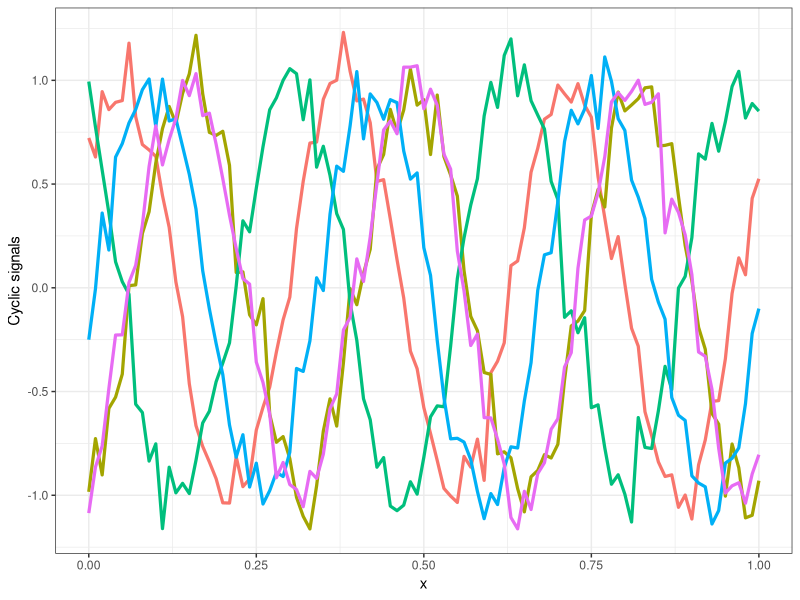
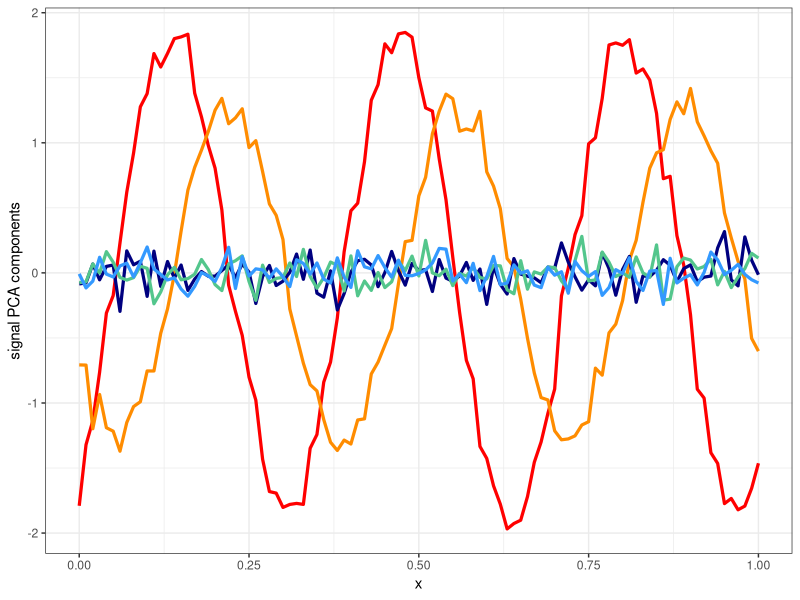
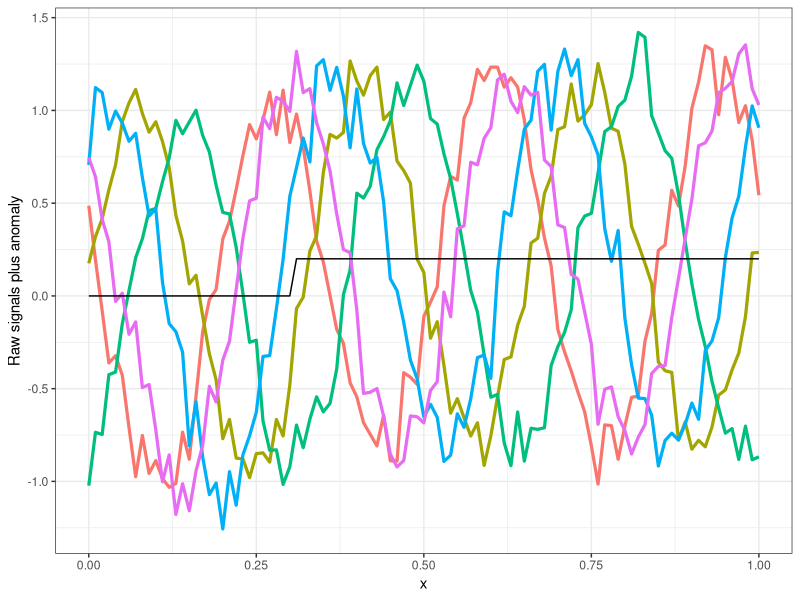
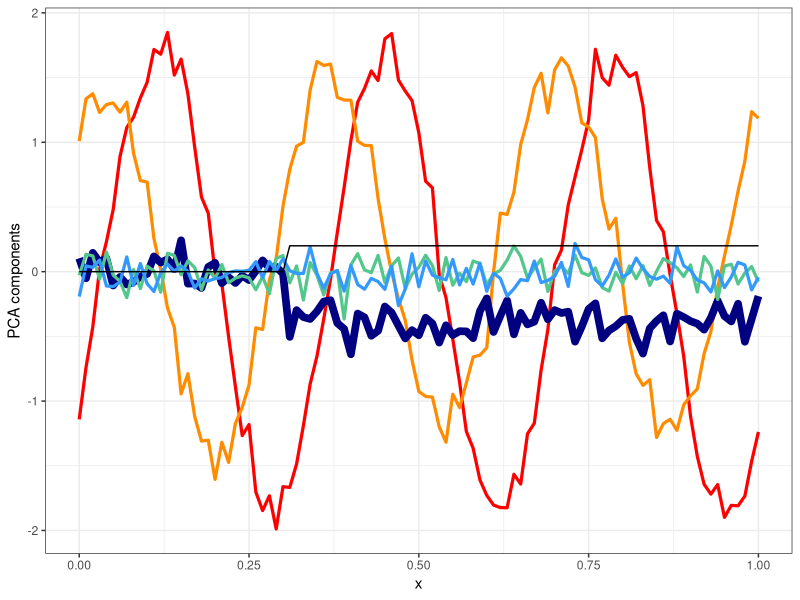

Generate these figures, in order, with R:
# PCA - anomaly detection example
# Showing detection of a common anomaly among multiple time-series
# variables with common cyclic behavior, as isolated by top PCA components
# (c) John Mark Agosta, 14 Dec 2020

library(ggplot2)    # Graphics
library(scales)     # hue_pal - used for color palettes

### Constants #################################################
# Domain
pts <- 101
x <- seq(0,1, by= 1/(pts-1))   # A closed interval of 101 points 

# The anomaly step function
bump <- 31
size <- 0.2
anomaly <- c(rep(0, bump), rep(size, pts-bump))

# Common parameters of the raw cyclic signals
cnt <- 5         # How many time-series
period <- 3      # Number of cycles over the domain
noise <- 0.1     # Error term as fraction of amplitude

# Colors for normal case
color_codes <- hue_pal()(cnt)
# colors for the abnormal case
pca_colors <- c('red', 'darkorange', 'navy','#53c68c', '#3399ff')

### Simulated cyclic signals ###################################
# A Fourier component with random phase and Gaussian noise. 
random_phase_signal <- function(u, period, noise)
{
  pnts <- length(u)
  phase <- 2 * pi * runif(1)
  sin(period * 2*pi * u + phase ) + noise * rnorm(pnts)
}

# Create a dataframe of raw components
cyclic_df <- data.frame(x=x)
for (cpt in 1:cnt) {
  cn = paste0('c',cpt)
  cyclic_df[[cn]] <- random_phase_signal(x, period, noise)  # cleaner than using cbind. 
}

# Visualize them
p <- ggplot(data=cyclic_df) + theme_bw() +  ylab('Cyclic signals') 
for (cpt in 1:cnt) {
  y=paste0('c',cpt)
  p <- p + geom_line(aes_string(x='x', y=y), color = color_codes[cpt], size = 1.1)
  } 
show(p)


# Create PCA components ###

signals <- as.matrix(cyclic_df[2:(cnt+1)])  # Remove the index column
# Compute the PCA transformation. 
pca <- prcomp(signals)
# Multiply the raw signals by the pca transformation matrix to get the PCA components
pca_timeseries <- data.frame(signals %*% pca$rotation ) 
# Add back the index column for plotting
pca_timeseries <- cbind(x, pca_timeseries)

# View the PCA components - transformed timeseries
p <- ggplot(data=pca_timeseries) + theme_bw() + ylab("signal PCA components") 
for (cpt in 1:cnt) {
  y=paste0('PC',cpt)
  p <- p + geom_line(aes_string(x='x', y=y), color = pca_colors[cpt], size = 1.1)
} 
show(p)


# Repeat the same, with the anomaly added  #################################
# A Fourier component with random phase and Gaussian noise, this time
# also with the anomaly
random_phase_anomaly <- function(u, period, noise)
{
  pnts <- length(u)
  phase <- 2 * pi * runif(1)
  sin(period * 2*pi * u + phase ) + noise * rnorm(pnts) + anomaly
}

# Create a dataframe of cyclic components with common anomaly
cyclic_df <- data.frame(x=x)
for (cpt in 1:cnt) {
  cn = paste0('c',cpt)
  cyclic_df[[cn]] <- random_phase_anomaly(x, period, noise)  
}

# View the cyclic components (can you even see the anomaly?)
p <- ggplot(data=cyclic_df) + theme_bw() + ylab('Raw signals plus anomaly') 
for (cpt in 1:cnt) {
  y=paste0('c',cpt)
  p <- p + geom_line(aes_string(x='x', y=y), color = color_codes[cpt], size = 1.1)
} 
p <- p + geom_line(aes(x=x, y=anomaly), color = 'black') 
show(p)

#  As before, Create PCA components ###
signals <- as.matrix(cyclic_df[2:(cnt+1)])
pca <- prcomp(signals)
pca_timeseries <- data.frame(as.matrix(signals) %*% pca$rotation ) 
pca_timeseries <- cbind(x, pca_timeseries)

# Note, the 3rd component, emphasized, picks up the anomaly. 
p <- ggplot(data=pca_timeseries) + theme_bw() + ylab("PCA components") 
for (cpt in 1:cnt) {
  y=paste0('PC',cpt)
  if (cpt == 3)   # Emphasize the anomalous component
    p <- p + geom_line(aes_string(x='x', y=y), color = pca_colors[cpt], size=2.6)
  else
    p <- p + geom_line(aes_string(x='x', y=y), color = pca_colors[cpt], size = 1.1)
} 
p <- p + geom_line(aes(x=x, y=anomaly), color = 'black') 
show(p)

# EOF
